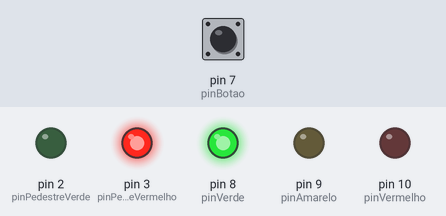
This sketch was run on a simulated Arduino Uno, built with avr-gcc and run on an emulated ATmega328P. Parts: output pins drawn as LEDs (lit = HIGH). Dashed ring = blinking. Inputs (shaded band) come from the test bench; at power-on: pin 7 (pinBotao) HIGH.

Above: at 1.2 s.
1.3 s: pin 7 (pinBotao) pulled LOW for 0.15 s
At 1.8 s:
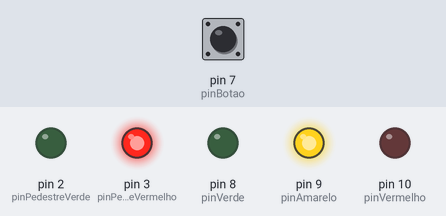
2.9 s: pin 7 (pinBotao) pulled LOW for 1 s
At 4.3 s:
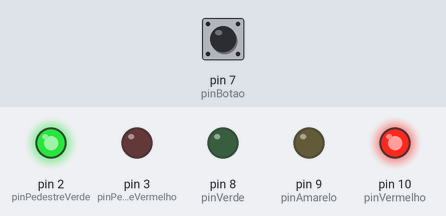
5.4 s: pin 7 (pinBotao) pulled LOW for 0.15 s
At 5.75 s:
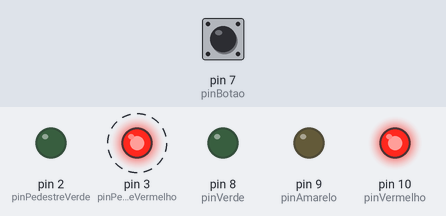
8.4 s: pin 7 (pinBotao) pulled LOW for 3.2 s
At 12.8 s:
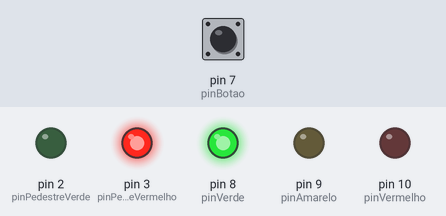
Timing chart, 0 to 14.1 s (numbered marks = the images above; inputs shaded):
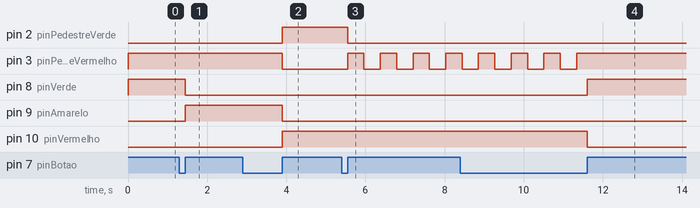

The sketch:

ingenious_robo_kup1.ino
```cpp
int pinVermelho = 10;
int pinAmarelo = 9;
int pinVerde = 8;
int pinBotao = 7;
int pinPedresteVermelho = 3;
int pinPedestreVerde = 2;

int faseSemafaro;

int estadoBotao;
int estadoAnteriorBotao;

int tempoPisca;
int estadoPisca;

void setup() {
  // put your setup code here, to run once:

  pinMode(pinVerde, OUTPUT);
  pinMode(pinAmarelo, OUTPUT);
  pinMode(pinVermelho, OUTPUT);
  pinMode(pinBotao, INPUT_PULLUP);
  pinMode(pinPedresteVermelho, OUTPUT);
  pinMode(pinPedestreVerde, OUTPUT);

  faseSemafaro = 1;

  estadoAnteriorBotao = digitalRead(pinBotao);

  tempoPisca = 0;
  estadoPisca = HIGH;
}

void loop() {

  estadoBotao = digitalRead(pinBotao);

  if ((estadoBotao == HIGH) && (estadoAnteriorBotao == LOW)) {
    if (faseSemafaro < 4) {
      faseSemafaro = faseSemafaro + 1;
    } else {
      faseSemafaro = 1;
    }
  }

  estadoAnteriorBotao = estadoBotao;

  if (faseSemafaro == 1) { // ABERTO PARA O CARRO, FECHADO PARA PEDESTRE
    digitalWrite(pinVerde, HIGH);
    digitalWrite(pinAmarelo, LOW);
    digitalWrite(pinVermelho, LOW);

    digitalWrite(pinPedestreVerde, LOW);
    digitalWrite(pinPedresteVermelho, HIGH);
  }

  if (faseSemafaro == 2) {  // AMARELO - ATENÇÃO
    digitalWrite(pinVerde, LOW);
    digitalWrite(pinAmarelo, HIGH);
    digitalWrite(pinVermelho, LOW);

    digitalWrite(pinPedestreVerde, LOW);
    digitalWrite(pinPedresteVermelho, HIGH);
  }

  if (faseSemafaro == 3) {  // FECHADO PARA CARRO, ABERTO PARA PEDESTRE
    digitalWrite(pinVerde, LOW);
    digitalWrite(pinAmarelo, LOW);
    digitalWrite(pinVermelho, HIGH);

    digitalWrite(pinPedestreVerde, HIGH);
    digitalWrite(pinPedresteVermelho, LOW);
  }

  if (faseSemafaro == 4) {  // PEDESTRE PISCANDO
    digitalWrite(pinVerde, LOW);
    digitalWrite(pinAmarelo, LOW);
    digitalWrite(pinVermelho, HIGH);

    tempoPisca = tempoPisca + 1;

    if (tempoPisca == 400) {
      estadoPisca = !estadoPisca;
      tempoPisca = 0;
    }

    digitalWrite(pinPedestreVerde, LOW);
    digitalWrite(pinPedresteVermelho, estadoPisca);
  }

  delay(1);
}
```

Measured:
- after the input at 1.3 s, pin 8 (pinVerde): HIGH → LOW after 0.15 s; pin 9 (pinAmarelo): LOW → HIGH after 0.15 s
- after the input at 2.9 s, pin 2 (pinPedestreVerde), pin 10 (pinVermelho): LOW → HIGH after 1.0 s; pin 3 (pinPedresteVermelho), pin 9 (pinAmarelo): HIGH → LOW after 1.0 s
- after the input at 5.4 s, pin 2 (pinPedestreVerde): HIGH → LOW after 0.15 s; pin 3 (pinPedresteVermelho): alternates HIGH for 0.41 s and LOW for 0.41 s, starting after 0.15 s
- after the input at 8.4 s, pin 3 (pinPedresteVermelho): goes on until 11.3 s, then stays HIGH; pin 8 (pinVerde): LOW → HIGH after 3.2 s; pin 10 (pinVermelho): HIGH → LOW after 3.2 s
